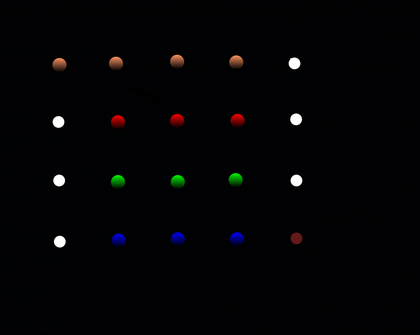
%> input picture Analysis Methods/Line Profile/fake beads for gradient test.tif, 420 x 335 px, shrunk from 1292 x 1030 before the run
$ octave lineprofile_example_one_color.m   (GNU Octave 9; MATLAB toolbox functions it lacks are replaced by stand-ins)
%> lines starting %> are read from the running program, lines starting %| are printed output that depends on the picture
### circle detect/DrawCircle.m
function DrawCircle(x, y, r, nseg, S,A)
% Draw a circle on the current figure using ploylines
%
%  DrawCircle(x, y, r, nseg, S)
%  A simple function for drawing a circle on graph.
%
%  INPUT: (x, y, r, nseg, S)
%  x, y:    Center of the circle
%  r:       Radius of the circle
%  nseg:    Number of segments for the circle
%  S:       Colors, plot symbols and line types
%
%  OUTPUT: None
%
%  BUG REPORT:
%  Please send your bug reports, comments and suggestions to
%  pengtao@glue.umd.edu . Thanks.

%  Author:  Tao Peng
%           Department of Mechanical Engineering
%           University of Maryland, College Park, Maryland 20742, USA
%           pengtao@glue.umd.edu
%  Version: alpha       Revision: Jan. 10, 2006
if(nargin < 5)
    S = '-r';
    A = 1;
end
if(nargin < 6)
    A = 1;
end

theta = 0 : (2 * pi / nseg) : (2 * pi);
pline_x = r * cos(theta) + x;
pline_y = r * sin(theta) + y;

plot(pline_x, pline_y, S, 'LineWidth', A);

### Analysis_Methods/Line_Profile/lineprofile_example_one_color.m
img  = imread('/Users/Ben/matlab-analysis/Analysis Methods/Line Profile/fake beads for gradient test.tif');
%> img is the input picture: size 335x420x3 uint8; mean R, G, B 3.2, 3.3, 4.7
img = img(:,:,1);
%> img: size 335x420 uint8
path(path,'~/matlab-analysis/circle detect/')
load line_prof_grad.mat
hold on
for k = 1 : size(centers, 1),
        DrawCircle(centers(k,1), centers(k,2), pracrad, 32, 'r-');

end
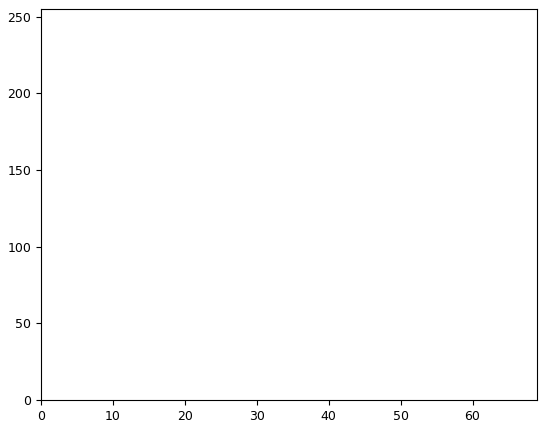
%> figure redrawn from the program's plot data
count = 1;
maxima = [];
tic
 for bead = 1:20;
     count = 1;
      xi(1) = centers(bead,1) - pracrad*2;
    xi(2) = centers(bead,1) + pracrad*2;
    values = [];
    for y = centers(bead,2) - pracrad:centers(bead,2) + pracrad
        yi = [y y];
        c = improfile(img,xi,yi);
        axis([0 length(c) 0 255]);
        values(count) = max(c(:,1));


    end
    maxima(bead) = mean(values);
 end
%> after the loop, xi = [879.5 946.7]
 toc
rect1 = [123.5100  149.5100  117.9800   97.9800];
rect2 = [303.5100  325.5100  121.9800  103.9800];
rect3 = [481.5100  493.5100  123.9800  121.9800];
rect4 = [679.5100  681.5100  117.9800  113.9800];
im1 = imcrop(img,rect1);
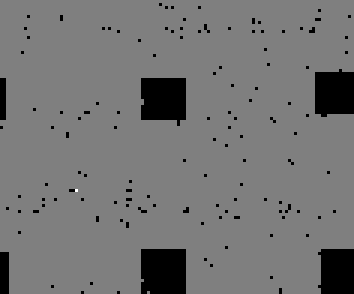
%> im1: size 98x118 uint8 (shown 3 times larger); min 0, max 2, mean 0.914; drawn with min black and max white
im2 = imcrop(img,rect2);
im3 = imcrop(img,rect3);
%> im3 = []
im4 = imcrop(img,rect4);
%> im4 = []
figure(1);
subplot(2,1,1);
imshow(im1);
subplot(2,1,2);
stem(maxima(2,:));
%> (this line was passed over: stem is not available in this run)
title('LP Red Spectrum');

figure(2);
subplot(2,1,1);
imshow(im2);
subplot(2,1,2);
stem(maxima(7,:));
%> (this line was passed over: stem is not available in this run)
title('LP Red Spectrum');

figure(3);
subplot(2,1,1);
imshow(im3);
subplot(2,1,2);
stem(maxima(12,:));
%> (this line was passed over: stem is not available in this run)
title('LP Red Spectrum');

figure(4);
subplot(2,1,1);
imshow(im4);
subplot(2,1,2);
stem(maxima(17,:));
%> (this line was passed over: stem is not available in this run)
title('LP Red Spectrum');
